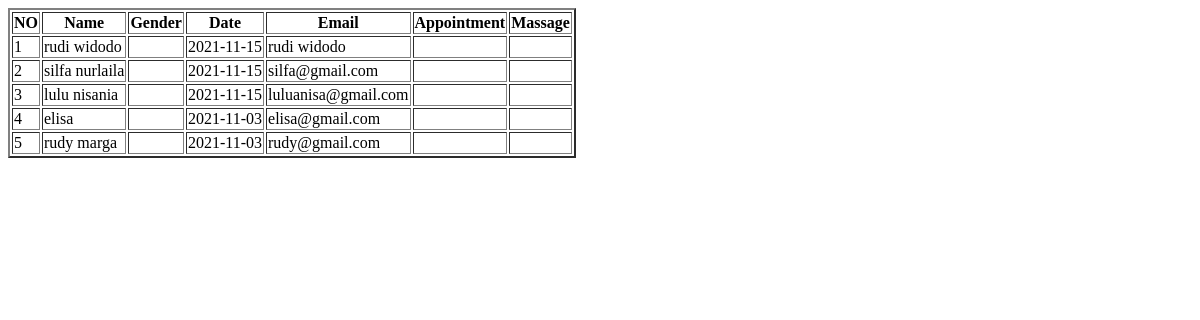
The app's page /php/tampil_data2.php, older data.
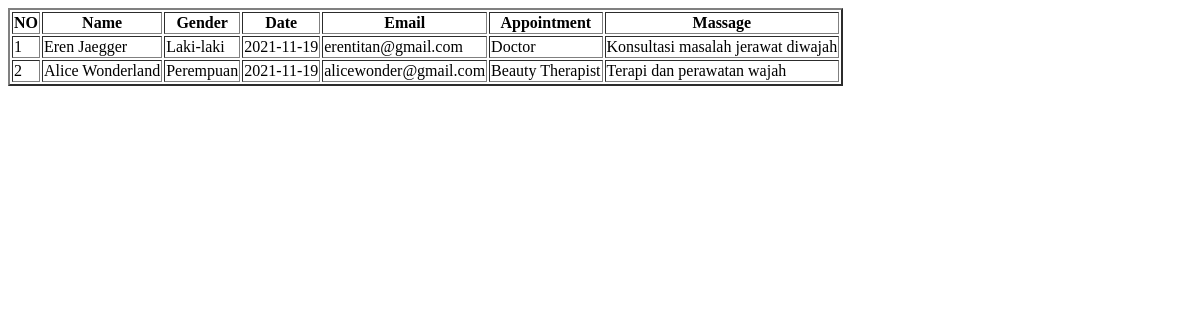
The same page, newer data.
### tables this page shows
CREATE TABLE `appointment_tb` (
  `id` int(11) NOT NULL,
  `name` varchar(20) NOT NULL,
  `gender` varchar(10) NOT NULL,
  `date` varchar(20) NOT NULL,
  `email` varchar(25) NOT NULL,
  `appointment` varchar(25) NOT NULL,
  `message` varchar(50) NOT NULL
);

### php/koneksi.php (called while the page is built, shortened)
<?php
class database
{
    var $host = "localhost";
    var $username = "root";
    var $password = "";
    var $database = "klinik_dbs";
    var $koneksi = "";
    function __construct()
    {
        $this->koneksi = mysqli_connect($this->host, $this->username, $this->password, $this->database);
    }
    function tampil_data2()
    {
        $data2 = mysqli_query($this->koneksi, "select * from appointment_tb ");
        $hasil2 = array();
        while ($row = mysqli_fetch_array($data2)) {
            $hasil2[] = $row;
        }
        return $hasil2;
    }
}

### php/tampil_data2.php (the view, shortened to what this page needs)
<?php
include('koneksi.php');
$db = new database();
$data_karyawan2 = $db->tampil_data2();
?>
<html>
<table border="2px">
    <tr>
        <th>NO</th>
        <th>Name</th>
        <th>Gender</th>
        <th>Date</th>
        <th>Email</th>
        <th>Appointment</th>
        <th>Massage</th>
    </tr>
    <?php
    $no = 1;
    foreach ($data_karyawan2 as $row1) {
    ?>
        <tr>
            <td><?php echo $no++; ?></td>
            <td><?php echo $row1['name']; ?></td>
            <td><?php echo $row1['gender']; ?></td>
            <td><?php echo $row1['date']; ?></td>
            <td><?php echo $row1['email']; ?></td>
            <td><?php echo $row1['appointment']; ?></td>
            <td><?php echo $row1['message']; ?></td>
        </tr>
    <?php
    }
    ?>
</table>
</html>

Row changes from the older to the newer data that the page shows:
removed appointment_tb: name "rudi widodo", date "2021-11-15", email "rudi widodo"
removed appointment_tb: name "silfa nurlaila", date "2021-11-15", email "silfa@gmail.com"
removed appointment_tb: name "lulu nisania", date "2021-11-15", email "luluanisa@gmail.com"
removed appointment_tb: name "elisa", date "2021-11-03", email "elisa@gmail.com"
removed appointment_tb: name "rudy marga", date "2021-11-03", email "rudy@gmail.com"
added appointment_tb: name "Eren Jaegger", gender "Laki-laki", date "2021-11-19", email "erentitan@gmail.com", appointment "Doctor", message "Konsultasi masalah jerawat diwajah"
added appointment_tb: name "Alice Wonderland", gender "Perempuan", date "2021-11-19", email "alicewonder@gmail.com", appointment "Beauty Therapist", message "Terapi dan perawatan wajah"
